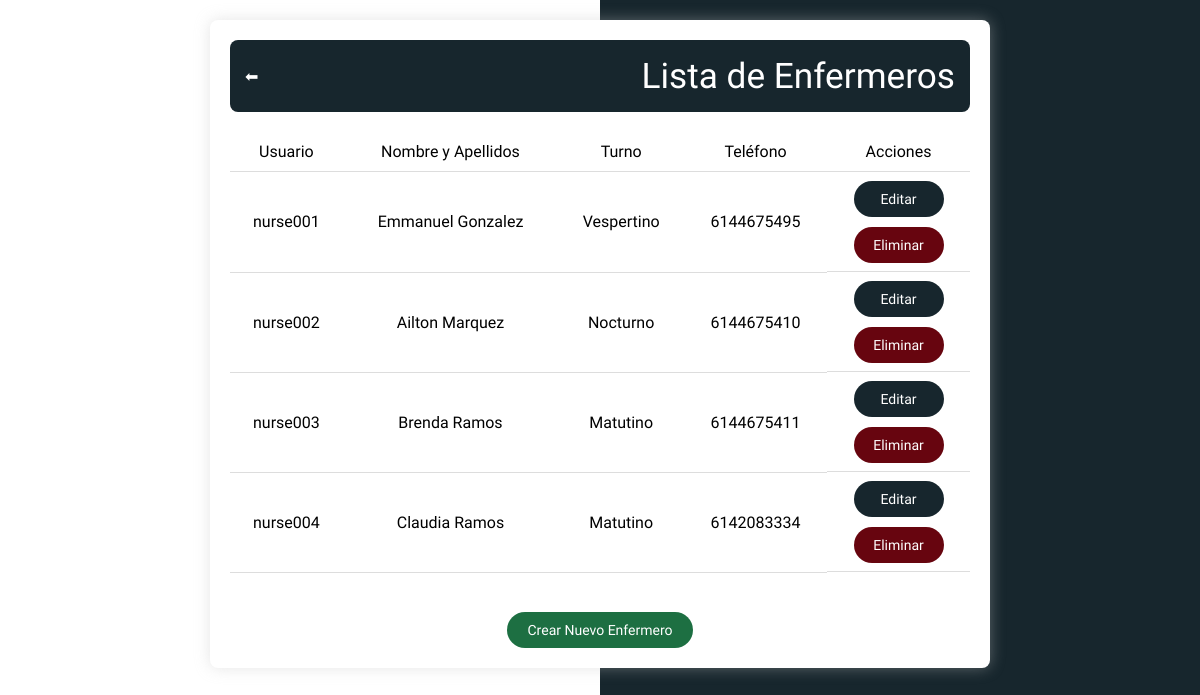
Screenshot of /nurse/ with the database file from the repository.
### myapp/models.py (models this page shows, shortened)
class Enfermero(models.Model):
    meta = {'strict': False}
    usuario = models.OneToOneField(settings.AUTH_USER_MODEL, on_delete=models.CASCADE, related_name='enfermero')
    nombre = models.CharField(max_length=100)
    apellidos = models.CharField(max_length=150)
    nfc_id = models.CharField(max_length=50, unique=True)
    turno = models.CharField(max_length=10, choices=[
        ("Matutino", "Matutino"),
        ("Vespertino", "Vespertino"),
        ("Nocturno", "Nocturno")
    ])
    activo = models.BooleanField(default=True)
    fecha_registro = models.DateTimeField(auto_now_add=True)
    estatus = models.BooleanField(default=True)
    telefono_cel = models.CharField(max_length=15)
    class Meta:
        db_table = 'enfermeros'

class User(AbstractUser):
    telefono = models.CharField(max_length=15, blank=True, null=True)
    tipo_usuario = models.CharField(max_length=20, choices=[
        ('admin', 'Administrador'),
        ('enfermero', 'Enfermero')
    ])
    class Meta:
        db_table = 'usuarios'

### myapp/views.py (the view)
# urls.py: path('nurse/', views.listar_enfermeros, name='enfermero_list'),
def listar_enfermeros(request):
    enfermeros = Enfermero.objects.all()
    return render(request, 'nurse/list.html', {'enfermeros': enfermeros})

### myapp/context_processors.py (called while the page is built)
def version(request):
    return {"VERSION": str(time.time())}

### myapp/templates/nurse/list.html (shortened to what this page needs)
<!DOCTYPE html>
<html lang="es">
<head>
    {% load static %}
    <link rel="stylesheet" href="{% static 'nurseList.css' %}">
</head>
<body>
    <div class="container">
        <header class="header">
            <a href="{% url 'admin_select_dashboard' %}" class="btnn">⬅</a>
            <h1>Lista de Enfermeros</h1>
        </header>
        <div class="row" id="enfermeros-container">
        {% if enfermeros %}
            <table class="info-table">
                <thead>
                    <tr>
                        <th>Usuario</th>
                        <th>Nombre y Apellidos</th>
                        <th>Turno</th>
                        <th>Teléfono</th>
                        <th>Acciones</th>
                    </tr>
                </thead>
                <tbody>
                    {% for enfermero in enfermeros %}
                        <tr>
                            <td>{{ enfermero.usuario.username }}</td>
                            <td>{{ enfermero.nombre }} {{ enfermero.apellidos }}</td>
                            <td>{{ enfermero.turno }}</td>
                            <td>{{ enfermero.usuario.telefono }}</td>                            <td class="nose">
                                <a href="{% url 'editar_enfermero' enfermero.pk %}" class="btn">Editar</a>
                                <a href="{% url 'eliminar_enfermero' enfermero.pk %}" class="btnD">Eliminar</a>
                            </td>
                        </tr>
                    {% empty %}
                        <tr>
                            <td colspan="5">No hay enfermeros registrados</td>
                        </tr>
                    {% endfor %}
                </tbody>
            </table>
        {% else %}
            <div class="col-12">
                <div class="alert alert-info">No hay enfermeros disponibles.</div>
            </div>
        {% endif %}
        </div>
        <br>
        <div class="r">
            <a href="{% url 'crear_enfermero' %}" class="btnnn">Crear Nuevo Enfermero</a>
        </div>
    </div>
</body>
</html>

### static/nurseList.css (style rules this page uses)
* { margin: 0; padding: 0; box-sizing: border-box; font-family: "League Spartan", sans-serif; }
body { height: 100vh; margin: 0; overflow-y: auto; overflow-x: hidden; display: flex; align-items: center; flex-direction: column; background: linear-gradient(to right, rgb(255, 255, 255) 50%, rgb(23, 38, 45) 50%); }
.header { display: flex; justify-content: space-between; align-items: center; background: rgb(23, 38, 45); color: white; padding: 15px; border-radius: 8px; }
.btnn { display: inline-block; text-decoration: none; font-weight: lighter; color: white; background-color: transparent; transition: background-color 0.3s ease, transform 0.2s; }
.container { width: 65vw; margin: auto; background: white; padding: 20px; border-radius: 8px; box-shadow: 0 0 15px rgba(193, 193, 193, 0.421); font-weight: lighter; margin: 20px; }
h1 { margin: 0; font-weight: 100; font-size: 2.2em; }
.info-table { width: 100%; border-collapse: collapse; margin: 20px 0; }
.info-table th, .info-table td { padding: 10px; text-align: left; border-bottom: 1px solid #ddd; }
.info-table th { color: rgb(0, 0, 0); font-weight: 200; background-color: rgba(255, 255, 255, 0.523); text-align: center; }
.info-table td { vertical-align: middle; text-align: center; background-color: transparent; font-weight: 200; height: 100px; align-items: center; }
.nose { vertical-align: middle; text-align: center; background-color: transparent; font-weight: 200; height: 100px; justify-content: center; display: flex; flex-direction: column; align-items: center; }
.btn { background-color: rgb(23, 38, 45); color: white; padding: 5px 10px; border-radius: 20px; font-size: 0.875rem; text-decoration: none; transition: background-color 0.3s ease, transform 0.2s; font-weight: lighter; padding: 10px; margin-bottom: 10px; display: flex; flex-direction: column; min-width: 90px; }
.btnD { background-color: #67050f; color: white; padding: 5px 10px; border-radius: 20px; font-size: 0.875rem; text-decoration: none; transition: background-color 0.3s ease, transform 0.2s; font-weight: lighter; padding: 10px; display: flex; flex-direction: column; min-width: 90px; }
.btnnn { background-color: #1d6f42; color: white; padding: 10px 20px; border-radius: 20px; border: none; cursor: pointer; transition: transform 0.2s; font-size: 14px; align-self: center; transition: background-color 0.3s ease, transform 0.2s; }
tr { display: table-row; vertical-align: middle; unicode-bidi: isolate; border-color: inherit; text-align: center; font-weight: lighter; }
a { text-decoration: none; }
.r { display: flex; justify-content: center; }

### rows the page displays
Enfermero: usuario.username "nurse001", nombre "Emmanuel", apellidos "Gonzalez", turno "Vespertino", usuario.telefono "6144675495"
Enfermero: usuario.username "nurse002", nombre "Ailton", apellidos "Marquez", turno "Nocturno", usuario.telefono "6144675410"
Enfermero: usuario.username "nurse003", nombre "Brenda", apellidos "Ramos", turno "Matutino", usuario.telefono "6144675411"
Enfermero: usuario.username "nurse004", nombre "Claudia", apellidos "Ramos", turno "Matutino", usuario.telefono "6142083334"
